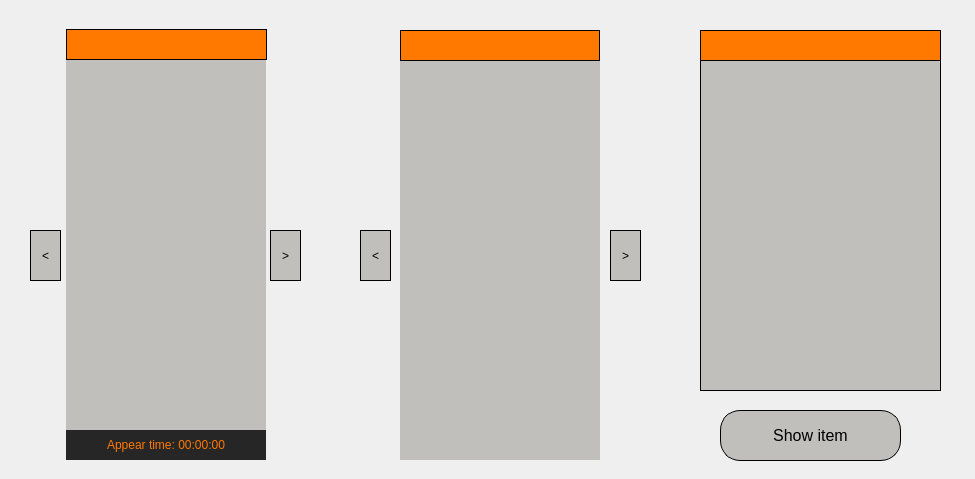
<?xml version="1.0" encoding="UTF-8"?>
<ui version="4.0">
 <class>MainWindow</class>
 <widget class="QMainWindow" name="MainWindow">
  <property name="enabled">
   <bool>true</bool>
  </property>
  <property name="geometry">
   <rect>
    <x>0</x>
    <y>0</y>
    <width>975</width>
    <height>479</height>
   </rect>
  </property>
  <property name="font">
   <font>
    <weight>50</weight>
    <bold>false</bold>
    <underline>false</underline>
   </font>
  </property>
  <property name="windowTitle">
   <string>Video analysis of passersby</string>
  </property>
  <property name="styleSheet">
   <string notr="true">background-color: rgb(239, 239, 239);</string>
  </property>
  <property name="unifiedTitleAndToolBarOnMac">
   <bool>false</bool>
  </property>
  <widget class="QWidget" name="centralwidget">
   <widget class="QPushButton" name="btn_show_item">
    <property name="enabled">
     <bool>false</bool>
    </property>
    <property name="geometry">
     <rect>
      <x>720</x>
      <y>410</y>
      <width>181</width>
      <height>51</height>
     </rect>
    </property>
    <property name="font">
     <font>
      <pointsize>12</pointsize>
      <weight>50</weight>
      <bold>false</bold>
     </font>
    </property>
    <property name="cursor">
     <cursorShape>PointingHandCursor</cursorShape>
    </property>
    <property name="styleSheet">
     <string notr="true">QPushButton {
	border-radius: 20px;
	background-color: rgb(255, 120, 0);
	border-style: solid;
	border-width: 1px;
	border-color: rgb(0, 0, 0);
}

QPushButton:disabled {
	background-color: rgb(192, 191, 188);
	color: rgb(0, 0, 0);
}

QPushButton:hover {
	background-color: qlineargradient(spread:reflect, x1:0.493, y1:0.488545, x2:1, y2:1, stop:0.189055 rgba(255, 120, 0, 255), stop:1 rgba(255, 232, 214, 255));
}</string>
    </property>
    <property name="text">
     <string>Show item</string>
    </property>
   </widget>
   <widget class="QLabel" name="l_photobox">
    <property name="geometry">
     <rect>
      <x>66</x>
      <y>60</y>
      <width>200</width>
      <height>400</height>
     </rect>
    </property>
    <property name="styleSheet">
     <string notr="true">background-color: rgb(192, 191, 188);</string>
    </property>
    <property name="text">
     <string/>
    </property>
   </widget>
   <widget class="QLabel" name="l_gif">
    <property name="geometry">
     <rect>
      <x>400</x>
      <y>60</y>
      <width>200</width>
      <height>400</height>
     </rect>
    </property>
    <property name="styleSheet">
     <string notr="true">background-color: rgb(192, 191, 188);</string>
    </property>
    <property name="text">
     <string/>
    </property>
   </widget>
   <widget class="QPushButton" name="btn_photobox_right">
    <property name="enabled">
     <bool>false</bool>
    </property>
    <property name="geometry">
     <rect>
      <x>270</x>
      <y>230</y>
      <width>31</width>
      <height>51</height>
     </rect>
    </property>
    <property name="styleSheet">
     <string notr="true">QPushButton {
	background-color: rgb(255, 120, 0);
	border-style: solid;
	border-width: 1px;
	border-color: rgb(0, 0, 0);
}

QPushButton:disabled {
	background-color: rgb(192, 191, 188);
	color: rgb(0, 0, 0);
}

QPushButton:hover {
	background-color: qlineargradient(spread:reflect, x1:0.493, y1:0.488545, x2:1, y2:1, stop:0.189055 rgba(255, 120, 0, 255), stop:1 rgba(255, 232, 214, 255));
}</string>
    </property>
    <property name="text">
     <string>&gt;</string>
    </property>
   </widget>
   <widget class="QPushButton" name="btn_photobox_left">
    <property name="enabled">
     <bool>false</bool>
    </property>
    <property name="geometry">
     <rect>
      <x>30</x>
      <y>230</y>
      <width>31</width>
      <height>51</height>
     </rect>
    </property>
    <property name="styleSheet">
     <string notr="true">QPushButton {
	background-color: rgb(255, 120, 0);
	border-style: solid;
	border-width: 1px;
	border-color: rgb(0, 0, 0);
}

QPushButton:disabled {
	background-color: rgb(192, 191, 188);
	color: rgb(0, 0, 0);
}

QPushButton:hover {
	background-color: qlineargradient(spread:reflect, x1:0.493, y1:0.488545, x2:1, y2:1, stop:0.189055 rgba(255, 120, 0, 255), stop:1 rgba(255, 232, 214, 255));
}</string>
    </property>
    <property name="text">
     <string>&lt;</string>
    </property>
   </widget>
   <widget class="QPushButton" name="btn_gif_right">
    <property name="enabled">
     <bool>false</bool>
    </property>
    <property name="geometry">
     <rect>
      <x>610</x>
      <y>230</y>
      <width>31</width>
      <height>51</height>
     </rect>
    </property>
    <property name="styleSheet">
     <string notr="true">QPushButton {
	background-color: rgb(255, 120, 0);
	border-style: solid;
	border-width: 1px;
	border-color: rgb(0, 0, 0);
}

QPushButton:disabled {
	background-color: rgb(192, 191, 188);
	color: rgb(0, 0, 0);
}

QPushButton:hover {
	background-color: qlineargradient(spread:reflect, x1:0.493, y1:0.488545, x2:1, y2:1, stop:0.189055 rgba(255, 120, 0, 255), stop:1 rgba(255, 232, 214, 255));
}</string>
    </property>
    <property name="text">
     <string>&gt;</string>
    </property>
   </widget>
   <widget class="QPushButton" name="btn_gif_left">
    <property name="enabled">
     <bool>false</bool>
    </property>
    <property name="geometry">
     <rect>
      <x>360</x>
      <y>230</y>
      <width>31</width>
      <height>51</height>
     </rect>
    </property>
    <property name="styleSheet">
     <string notr="true">QPushButton {
	background-color: rgb(255, 120, 0);
	border-style: solid;
	border-width: 1px;
	border-color: rgb(0, 0, 0);
}

QPushButton:disabled {
	background-color: rgb(192, 191, 188);
	color: rgb(0, 0, 0);
}

QPushButton:hover {
	background-color: qlineargradient(spread:reflect, x1:0.493, y1:0.488545, x2:1, y2:1, stop:0.189055 rgba(255, 120, 0, 255), stop:1 rgba(255, 232, 214, 255));
}</string>
    </property>
    <property name="text">
     <string>&lt;</string>
    </property>
   </widget>
   <widget class="QListWidget" name="list_view_items">
    <property name="geometry">
     <rect>
      <x>700</x>
      <y>60</y>
      <width>241</width>
      <height>331</height>
     </rect>
    </property>
    <property name="font">
     <font>
      <pointsize>12</pointsize>
      <italic>false</italic>
      <underline>false</underline>
      <strikeout>false</strikeout>
      <stylestrategy>PreferDefault</stylestrategy>
      <kerning>true</kerning>
     </font>
    </property>
    <property name="cursor" stdset="0">
     <cursorShape>ArrowCursor</cursorShape>
    </property>
    <property name="focusPolicy">
     <enum>Qt::NoFocus</enum>
    </property>
    <property name="styleSheet">
     <string notr="true">QListView{
	background-color: rgb(192, 191, 188);
	border-color: rgb(0, 0, 0);
	border-style: solid;
	border-width: 1px;
	padding: 5px;
	padding-left: 5px;
}

QListView:item{
	border: 2px solid black;
	margin:5px;
	height:50px;
	width:200px;
}

QListView:item:selected{
	border: 1px solid black;
	background-color: rgba(255, 120, 0, 171);
}</string>
    </property>
    <property name="autoScroll">
     <bool>true</bool>
    </property>
    <property name="movement">
     <enum>QListView::Static</enum>
    </property>
    <property name="flow">
     <enum>QListView::LeftToRight</enum>
    </property>
    <property name="isWrapping" stdset="0">
     <bool>true</bool>
    </property>
    <property name="resizeMode">
     <enum>QListView::Fixed</enum>
    </property>
    <property name="layoutMode">
     <enum>QListView::SinglePass</enum>
    </property>
    <property name="spacing">
     <number>0</number>
    </property>
    <property name="gridSize">
     <size>
      <width>120</width>
      <height>60</height>
     </size>
    </property>
    <property name="viewMode">
     <enum>QListView::ListMode</enum>
    </property>
    <property name="modelColumn">
     <number>0</number>
    </property>
    <property name="uniformItemSizes">
     <bool>false</bool>
    </property>
    <property name="wordWrap">
     <bool>false</bool>
    </property>
    <property name="selectionRectVisible">
     <bool>true</bool>
    </property>
    <property name="currentRow">
     <number>-1</number>
    </property>
    <property name="sortingEnabled">
     <bool>false</bool>
    </property>
   </widget>
   <widget class="QLabel" name="label_photobox">
    <property name="geometry">
     <rect>
      <x>66</x>
      <y>29</y>
      <width>201</width>
      <height>31</height>
     </rect>
    </property>
    <property name="styleSheet">
     <string notr="true">background-color: rgb(255, 120, 0);
border-color: rgb(0, 0, 0);
border-style: solid;
border-width: 1px;</string>
    </property>
    <property name="text">
     <string/>
    </property>
    <property name="alignment">
     <set>Qt::AlignCenter</set>
    </property>
   </widget>
   <widget class="QLabel" name="label_gif">
    <property name="geometry">
     <rect>
      <x>400</x>
      <y>30</y>
      <width>200</width>
      <height>31</height>
     </rect>
    </property>
    <property name="styleSheet">
     <string notr="true">background-color: rgb(255, 120, 0);
border-color: rgb(0, 0, 0);
border-style: solid;
border-width: 1px;</string>
    </property>
    <property name="text">
     <string/>
    </property>
    <property name="alignment">
     <set>Qt::AlignCenter</set>
    </property>
   </widget>
   <widget class="QLabel" name="label_items">
    <property name="geometry">
     <rect>
      <x>700</x>
      <y>30</y>
      <width>241</width>
      <height>31</height>
     </rect>
    </property>
    <property name="styleSheet">
     <string notr="true">background-color: rgb(255, 120, 0);
border-color: rgb(0, 0, 0);
border-style: solid;
border-width: 1px;</string>
    </property>
    <property name="text">
     <string/>
    </property>
    <property name="alignment">
     <set>Qt::AlignCenter</set>
    </property>
   </widget>
   <widget class="QLabel" name="l_videoname">
    <property name="geometry">
     <rect>
      <x>70</x>
      <y>9</y>
      <width>871</width>
      <height>16</height>
     </rect>
    </property>
    <property name="font">
     <font>
      <pointsize>14</pointsize>
     </font>
    </property>
    <property name="text">
     <string/>
    </property>
    <property name="alignment">
     <set>Qt::AlignCenter</set>
    </property>
   </widget>
   <widget class="QLabel" name="label_appear">
    <property name="geometry">
     <rect>
      <x>66</x>
      <y>430</y>
      <width>200</width>
      <height>30</height>
     </rect>
    </property>
    <property name="styleSheet">
     <string notr="true">background-color: rgba(0, 0, 0, 0.8);
color: rgb(255, 120, 0);
text-shadow: Black 0px 0px 5px;
</string>
    </property>
    <property name="text">
     <string>Appear time: 00:00:00</string>
    </property>
    <property name="alignment">
     <set>Qt::AlignCenter</set>
    </property>
   </widget>
  </widget>
 </widget>
 <resources/>
 <connections/>
</ui>
